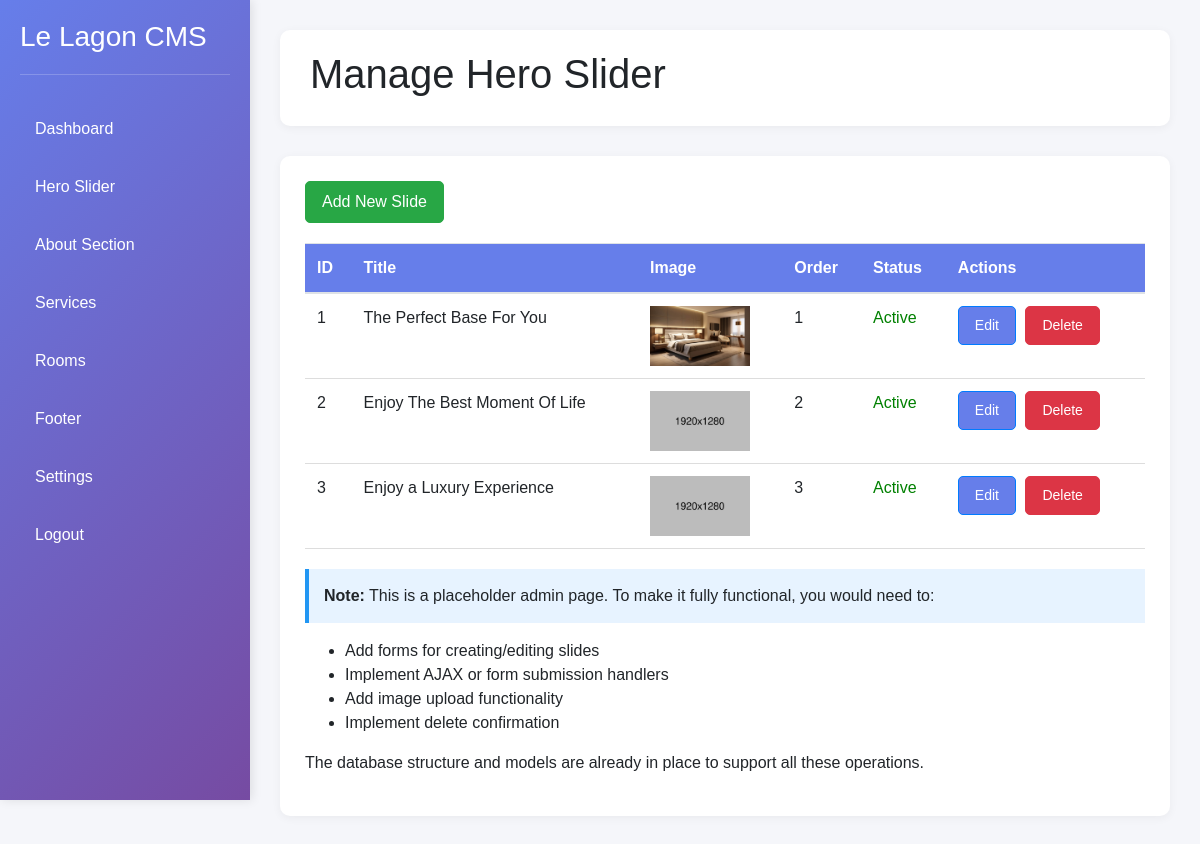
Page /admin/slider (signed in) on the committed database.
### tables this page shows
CREATE TABLE IF NOT EXISTS hero_slider (
    id INT AUTO_INCREMENT PRIMARY KEY,
    title VARCHAR(255) NOT NULL,
    subtitle VARCHAR(255),
    description TEXT,
    image_path VARCHAR(255) NOT NULL,
    button_text VARCHAR(100),
    button_link VARCHAR(255),
    rating INT DEFAULT 5,
    slider_order INT DEFAULT 0,
    is_active BOOLEAN DEFAULT TRUE,
    created_at TIMESTAMP DEFAULT CURRENT_TIMESTAMP,
    updated_at TIMESTAMP DEFAULT CURRENT_TIMESTAMP ON UPDATE CURRENT_TIMESTAMP
);

### config/database.php (called while the page is built, shortened)
<?php
class Database {
    private static $instance = null;
    private $connection;
    private function __construct() {
        try {
            $dsn = "mysql:host=" . DB_HOST . ";dbname=" . DB_NAME . ";charset=" . DB_CHARSET;
            $options = [
                PDO::ATTR_ERRMODE => PDO::ERRMODE_EXCEPTION,
                PDO::ATTR_DEFAULT_FETCH_MODE => PDO::FETCH_ASSOC,
                PDO::ATTR_EMULATE_PREPARES => false,
            ];
            $this->connection = new PDO($dsn, DB_USER, DB_PASS, $options);
        } catch (PDOException $e) {
            die("Database connection failed: " . $e->getMessage());
        }
    }
    public static function getInstance() {
        if (self::$instance === null) {
            self::$instance = new self();
        }
        return self::$instance;
    }
    public function getConnection() {
        return $this->connection;
    }
}

### app/controllers/AdminController.php (called while the page is built, shortened)
<?php
require_once __DIR__ . '/../core/Controller.php';
class AdminController extends Controller {
    public function slider() {
        $heroSliderModel = $this->model('HeroSlider');
        $data = [
            'pageTitle' => 'Manage Hero Slider - Admin Panel',
            'slides' => $heroSliderModel->all('slider_order', 'ASC')
        ];
        $this->view('admin/slider', $data);
    }
}

### public/index.php (called while the page is built, shortened)
<?php
require_once BASE_PATH . '/config/database.php';
require_once APP_PATH . '/core/Router.php';
require_once APP_PATH . '/core/Controller.php';
require_once APP_PATH . '/core/Model.php';
$router = new Router();
$router->dispatch();

### app/core/Model.php (called while the page is built, shortened)
<?php
class Model {
    protected $db;
    protected $table;
    public function __construct() {
        require_once __DIR__ . '/../../config/database.php';
        $this->db = Database::getInstance()->getConnection();
    }
    public function all($orderBy = 'id', $order = 'ASC') {
        try {
            $sql = "SELECT * FROM {$this->table} ORDER BY {$orderBy} {$order}";
            $stmt = $this->db->prepare($sql);
            $stmt->execute();
            return $stmt->fetchAll();
        } catch (PDOException $e) {
            error_log("Database error in Model::all() - " . $e->getMessage());
            return [];
        }
    }
}

### app/views/admin/slider.php (the view, shortened to what this page needs)
<!DOCTYPE html>
<html lang="en">
<head>
    <link rel="stylesheet" href="/assets/css/vendor/bootstrap.min.css">
    <link rel="stylesheet" href="/assets/css/vendor/fontawesome-pro.css">
</head>
<body>
    <div class="sidebar">
        <h3>Le Lagon CMS</h3>
        <ul>
            <li><a href="/admin/dashboard"><i class="fa fa-dashboard"></i> Dashboard</a></li>
            <li><a href="/admin/slider" class="active"><i class="fa fa-images"></i> Hero Slider</a></li>
            <li><a href="/admin/about"><i class="fa fa-info-circle"></i> About Section</a></li>
            <li><a href="/admin/services"><i class="fa fa-concierge-bell"></i> Services</a></li>
            <li><a href="/admin/rooms"><i class="fa fa-bed"></i> Rooms</a></li>
            <li><a href="/admin/footer"><i class="fa fa-align-justify"></i> Footer</a></li>
            <li><a href="/admin/settings"><i class="fa fa-cog"></i> Settings</a></li>
            <li><a href="/admin/logout"><i class="fa fa-sign-out"></i> Logout</a></li>
        </ul>
    </div>
    <div class="main-content">
        <div class="header">
            <h1>Manage Hero Slider</h1>
        </div>
        <div class="content-box">
            <div style="margin-bottom: 20px;">
                <a href="#" class="btn btn-success"><i class="fa fa-plus"></i> Add New Slide</a>
            </div>
            <table class="table">
                <thead>
                    <tr>
                        <th>ID</th>
                        <th>Title</th>
                        <th>Image</th>
                        <th>Order</th>
                        <th>Status</th>
                        <th>Actions</th>
                    </tr>
                </thead>
                <tbody>
                    <?php if (!empty($slides)): ?>
                        <?php foreach ($slides as $slide): ?>
                            <tr>
                                <td><?php echo $slide['id']; ?></td>
                                <td><?php echo htmlspecialchars($slide['title']); ?></td>
                                <td><img src="/<?php echo htmlspecialchars($slide['image_path']); ?>" style="width: 100px; height: 60px; object-fit: cover;"></td>
                                <td><?php echo $slide['slider_order']; ?></td>
                                <td><?php echo $slide['is_active'] ? '<span style="color: green;">Active</span>' : '<span style="color: red;">Inactive</span>'; ?></td>
                                <td>
                                    <a href="#" class="btn btn-primary btn-sm">Edit</a>
                                    <a href="#" class="btn btn-danger btn-sm">Delete</a>
                                </td>
                            </tr>
                        <?php endforeach; ?>
                    <?php else: ?>
                        <tr><td colspan="6" style="text-align: center;">No slides found. Import sample data from database/sample_data.sql</td></tr>
                    <?php endif; ?>
                </tbody>
            </table>
            <p style="margin-top: 20px; padding: 15px; background: #e7f3ff; border-left: 4px solid #2196F3;">
                <strong>Note:</strong> This is a placeholder admin page. To make it fully functional, you would need to:
                <ul>
                    <li>Add forms for creating/editing slides</li>
                    <li>Implement AJAX or form submission handlers</li>
                    <li>Add image upload functionality</li>
                    <li>Implement delete confirmation</li>
                </ul>
                The database structure and models are already in place to support all these operations.
            </p>
        </div>
    </div>
</body>
</html>

### app/core/Router.php (shortened to what this page needs)
<?php
class Router {
    private $routes = [];
    public function addRoute($method, $path, $controller, $action, $name = null) {
        $this->routes[$method][$path] = [
            'controller' => $controller,
            'action' => $action
        ];
    }
    public function dispatch() {
        $method = $_SERVER['REQUEST_METHOD'];
        $path = parse_url($_SERVER['REQUEST_URI'], PHP_URL_PATH);
        $basePath = str_replace('/index.php', '', $_SERVER['SCRIPT_NAME']);
        if ($basePath !== '/' && strpos($path, $basePath) === 0) {
            $path = substr($path, strlen($basePath));
        }
        if (isset($this->routes[$method][$path])) {
            $route = $this->routes[$method][$path];
            $this->callController($route['controller'], $route['action']);
        } else {
            $this->handle404();
        }
    }
    private function callController($controllerName, $action) {
        $controller = new $controllerName();
        if (method_exists($controller, $action)) {
            $controller->$action();
        } else {
            $this->handle404();
        }
    }
}

### app/core/Controller.php (shortened to what this page needs)
<?php
class Controller {
    public function __construct() {
        require_once __DIR__ . '/../../config/database.php';
    }
    protected function view($view, $data = []) {
        extract($data);
        $viewPath = __DIR__ . '/../views/' . $view . '.php';
        if (file_exists($viewPath)) {
            require_once $viewPath;
        } else {
            die("View not found: " . $view);
        }
    }
    protected function model($model) {
        $modelPath = __DIR__ . '/../models/' . $model . '.php';
        if (file_exists($modelPath)) {
            return new $model();
        } else {
            die("Model not found: " . $model);
        }
    }
}

### app/views/admin/slider.php (style rules this page uses)
body { background: #f5f6fa; font-family: 'Arial', sans-serif; }
.sidebar { position: fixed; top: 0; left: 0; height: 100vh; width: 250px; background: linear-gradient(135deg, #667eea 0%, #764ba2 100%); color: white; padding: 20px; box-shadow: 2px 0 10px rgba(0,0,0,0.1); }
.sidebar h3 { margin-bottom: 30px; padding-bottom: 20px; border-bottom: 1px solid rgba(255,255,255,0.2); }
.sidebar ul { list-style: none; padding: 0; }
.sidebar ul li { margin-bottom: 10px; }
.sidebar ul li a { color: white; text-decoration: none; padding: 12px 15px; display: block; border-radius: 8px; transition: background 0.3s; }
.main-content { margin-left: 250px; padding: 30px; }
.header { background: white; padding: 20px 30px; border-radius: 10px; margin-bottom: 30px; box-shadow: 0 2px 10px rgba(0,0,0,0.05); }
.content-box { background: white; padding: 25px; border-radius: 10px; box-shadow: 0 2px 10px rgba(0,0,0,0.05); }
table { width: 100%; }
th { background: #667eea; color: white; padding: 12px; text-align: left; }
td { padding: 12px; border-bottom: 1px solid #ddd; }
.btn { padding: 8px 16px; border-radius: 5px; text-decoration: none; display: inline-block; margin-right: 5px; }
.btn-primary { background: #667eea; color: white; }
.btn-success { background: #28a745; color: white; }
.btn-danger { background: #dc3545; color: white; }

### rows in the picture
hero_slider: id "1", title "The Perfect Base For You", image_path (picture), slider_order "1", is_active "Active"
hero_slider: id "2", title "Enjoy The Best Moment Of Life", image_path (picture), slider_order "2", is_active "Active"
hero_slider: id "3", title "Enjoy a Luxury Experience", image_path (picture), slider_order "3", is_active "Active"
